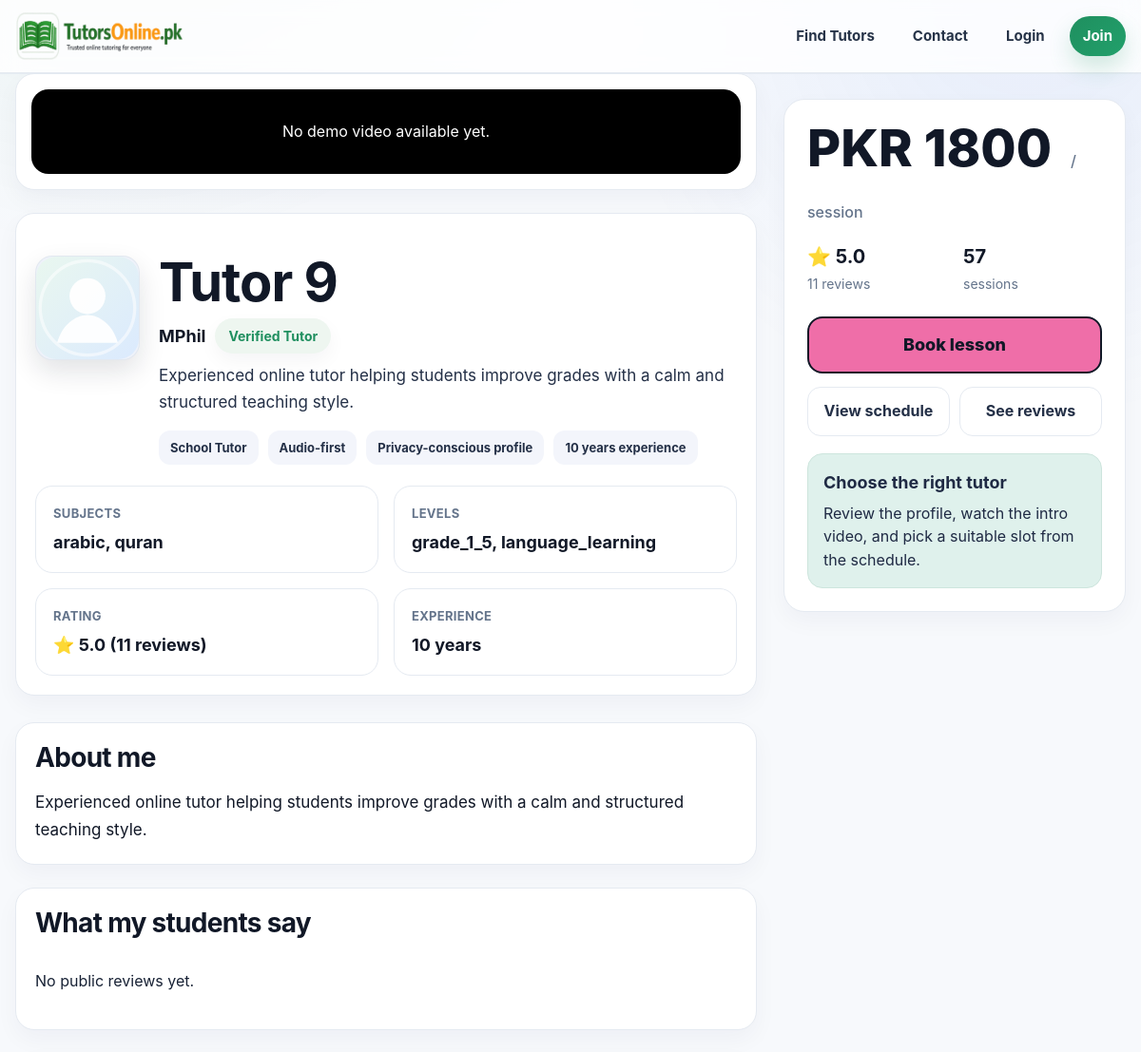
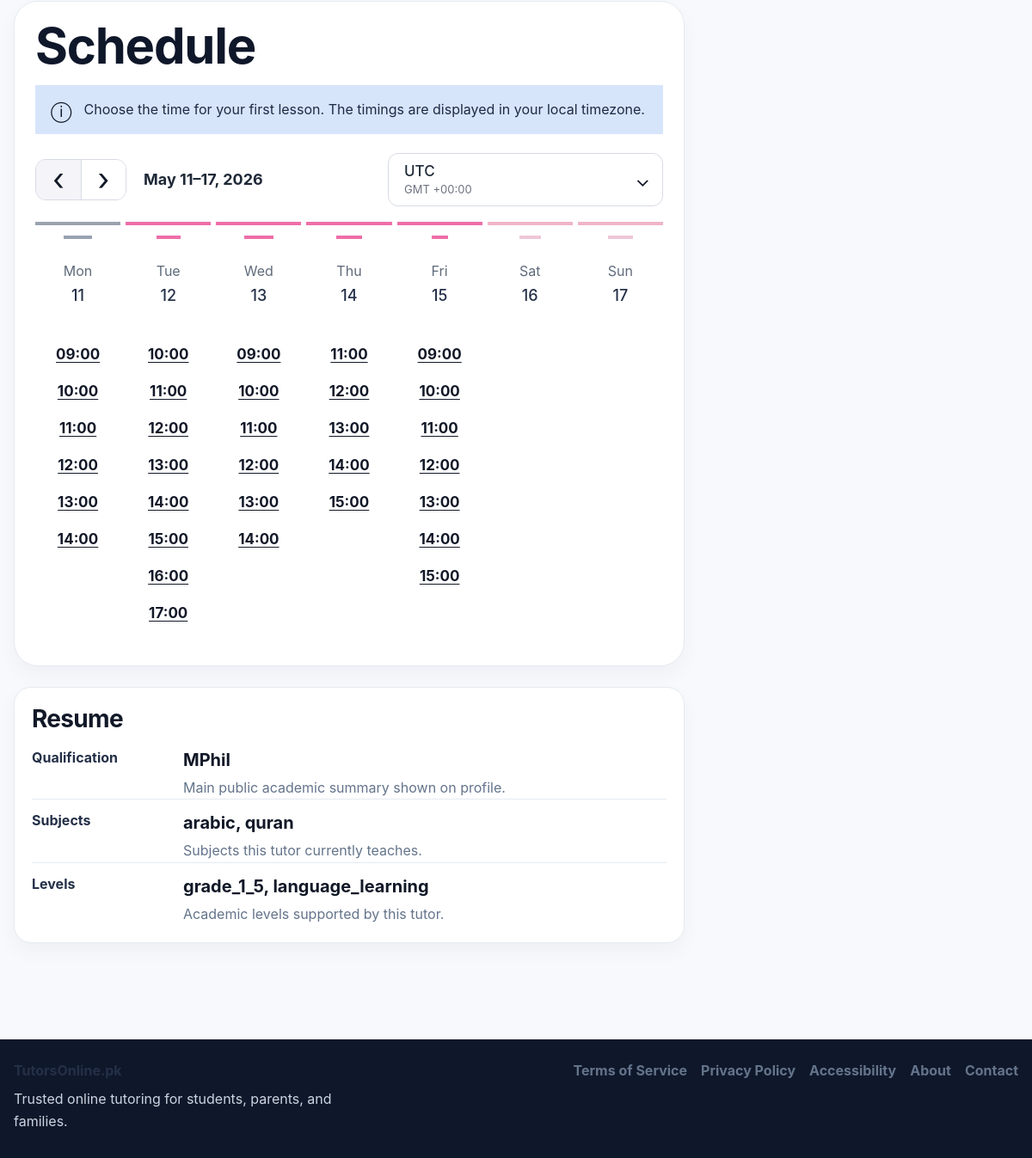
The app's page /tutors/10 with its own data (2 pictures, top to bottom).
### app.py (models this page shows, shortened)
class User(UserMixin, db.Model):
    id = db.Column(db.Integer, primary_key=True)
    email = db.Column(db.String(120), unique=True, nullable=False)
    password_hash = db.Column(db.String(255), nullable=False)
    role = db.Column(db.String(20), nullable=False, default="student")
    full_name = db.Column(db.String(120), nullable=False)
    public_name = db.Column(db.String(120), nullable=False)
    qualification = db.Column(db.String(120), default="")
    subjects = db.Column(db.String(255), default="")
    class_levels = db.Column(db.String(255), default="")
    experience_years = db.Column(db.Integer, default=0)
    bio = db.Column(db.Text, default="")
    degree_title = db.Column(db.String(255), default="")
    degree_major = db.Column(db.String(255), default="")
    degree_institution = db.Column(db.String(255), default="")
    degree_year = db.Column(db.String(50), default="")
    degree_grade = db.Column(db.String(50), default="")
    previous_path_choice = db.Column(db.String(50), default="")
    mphil_title = db.Column(db.String(255), default="")
    mphil_major = db.Column(db.String(255), default="")
    mphil_institution = db.Column(db.String(255), default="")
    mphil_year = db.Column(db.String(50), default="")
    mphil_grade = db.Column(db.String(50), default="")
    mphil_additional_note = db.Column(db.String(255), default="")
    masters_title = db.Column(db.String(255), default="")
    masters_major = db.Column(db.String(255), default="")
    masters_institution = db.Column(db.String(255), default="")
    masters_year = db.Column(db.String(50), default="")
    masters_grade = db.Column(db.String(50), default="")
    masters_additional_note = db.Column(db.String(255), default="")
    bachelor_title = db.Column(db.String(255), default="")
    bachelor_major = db.Column(db.String(255), default="")
    bachelor_institution = db.Column(db.String(255), default="")
    bachelor_year = db.Column(db.String(50), default="")
    bachelor_grade = db.Column(db.String(50), default="")
    bachelor_additional_note = db.Column(db.String(255), default="")
    inter_program = db.Column(db.String(100), default="")
    inter_institution = db.Column(db.String(255), default="")
    inter_grade = db.Column(db.String(50), default="")
    inter_year = db.Column(db.String(50), default="")
    matric_program = db.Column(db.String(100), default="")
    matric_institution = db.Column(db.String(255), default="")
    matric_grade = db.Column(db.String(50), default="")
    matric_year = db.Column(db.String(50), default="")
    gender = db.Column(db.String(50), default="")
    city = db.Column(db.String(120), default="")
    main_subject = db.Column(db.String(120), default="")
    additional_subjects = db.Column(db.String(255), default="")
    student_level = db.Column(db.String(120), default="")
    student_subject_needed = db.Column(db.String(120), default="")
    preferred_tutor_gender = db.Column(db.String(50), default="")
    learning_mode = db.Column(db.String(50), default="")
    teaching_mode = db.Column(db.String(50), default="")
    hourly_rate = db.Column(db.Integer, default=0)
    mobile_number = db.Column(db.String(40), default="")
    cnic_number = db.Column(db.String(40), default="")
    profile_image = db.Column(db.String(255), default="")
    degree_file = db.Column(db.String(255), default="")
    additional_qualification_level = db.Column(db.String(80), default="")
    additional_qualification_title = db.Column(db.String(255), default="")
    additional_qualification_major = db.Column(db.String(255), default="")
    additional_qualification_institution = db.Column(db.String(255), default="")
    additional_qualification_year = db.Column(db.String(50), default="")
    additional_qualification_grade = db.Column(db.String(50), default="")
    additional_qualification_file = db.Column(db.String(255), default="")
    demo_video_url = db.Column(db.String(255), default="")
    demo_video_file = db.Column(db.String(255), default="")
    modest_profile = db.Column(db.Boolean, default=False)
    audio_only = db.Column(db.Boolean, default=False)
    is_active_user = db.Column(db.Boolean, default=True)
    is_verified_tutor = db.Column(db.Boolean, default=False)
    profile_stage = db.Column(db.String(40), default="basic_complete")
    verification_submitted_at = db.Column(db.DateTime)
    approved_at = db.Column(db.DateTime)
    rejected_at = db.Column(db.DateTime)
    admin_review_note = db.Column(db.Text, default="")
    is_public_tutor = db.Column(db.Boolean, default=False)
    tutor_category = db.Column(db.String(80), default="")
    bonus_credits = db.Column(db.Integer, default=0)
    total_earnings_pkr = db.Column(db.Integer, default=0)
    monthly_earnings_pkr = db.Column(db.Integer, default=0)
    sessions_completed = db.Column(db.Integer, default=0)
    rating_avg = db.Column(db.Float, default=0.0)
    rating_count = db.Column(db.Integer, default=0)
    credits_balance = db.Column(db.Integer, default=0)
    pending_payout_pkr = db.Column(db.Integer, default=0)
    payout_method = db.Column(db.String(30), default="bank")
    payout_account_title = db.Column(db.String(120), default="")
    payout_account_number = db.Column(db.String(120), default="")
    payout_iban = db.Column(db.String(64), default="")
    created_at = db.Column(db.DateTime, default=datetime.utcnow)
    bookings_as_student = db.relationship(
        "Booking",
        backref="student",
        lazy=True,
        foreign_keys="Booking.student_id",
    )
    bookings_as_tutor = db.relationship(
        "Booking",
        backref="tutor",
        lazy=True,
        foreign_keys="Booking.tutor_id",
    )

### app.py (the view, shortened to what this page needs)
@app.route("/tutors/<int:tutor_id>", methods=["GET", "POST"])
def tutor_profile(tutor_id):
    if UNDER_CONSTRUCTION:
        return redirect(url_for("index"))
    tutor = User.query.get_or_404(tutor_id)
    if tutor.role != "tutor":
        flash("Tutor not found.", "danger")
        return redirect(url_for("tutors"))
    completed_bookings = []
    if current_user.is_authenticated and current_user.role == "student":
        completed_bookings = Booking.query.filter_by(
            student_id=current_user.id,
            tutor_id=tutor.id,
            status="completed",
        ).all()
    youtube_embed = get_youtube_embed(tutor.demo_video_url)
    schedule_ctx = get_tutor_schedule_context(tutor)
    context = dict(
    tutor=tutor,
    completed_bookings=completed_bookings,
    youtube_embed=youtube_embed,
    **schedule_ctx,
    )
    if is_htmx_like_request() and request.args.get("fragment") == "schedule":
        return render_template("partials/tutor_schedule_section.html", **context)
    return render_template("tutor_profile.html", **context)

### templates/tutor_profile.html (shortened to what this page needs)
{% extends 'base.html' %}
{% block content %}
<section class="preply-page">
  <main class="preply-main">
    <section class="preply-card hero-video-card">
      <div class="hero-video-shell">
        {% if youtube_embed %}
          <iframe
            src="{{ youtube_embed }}"
            allowfullscreen>
          </iframe>
        {% elif tutor.demo_video_url %}
          <div style="padding:32px; text-align:center;">
            <a class="btn btn-light" href="{{ tutor.demo_video_url }}" target="_blank" rel="noopener">
              Open Demo Video
            </a>
          </div>
        {% else %}
          <div style="padding:32px; text-align:center; color:#fff;">
            No demo video available yet.
          </div>
        {% endif %}
      </div>
    </section>
    <section class="preply-card" style="margin-top:24px;">
      <div class="tutor-top-summary">
        <img class="tutor-mini-photo" src="{{ image_url(tutor.profile_image) }}" data-fallback="{{ url_for('static', filename='images/default-avatar.svg') }}" alt="{{ tutor.public_name }}">
        <div>
          <h1 class="tutor-name">{{ tutor.public_name }}</h1>
          <div class="tutor-subline">
            <strong>{{ tutor.qualification or 'Qualified tutor' }}</strong>
            {% if tutor.is_verified_tutor %}
              <span class="verified-pill">Verified Tutor</span>
            {% endif %}
          </div>
          <p class="tutor-headline">
            {{ tutor.bio or 'Qualified online tutor available through TutorsOnline.pk.' }}
          </p>
          <div class="highlights-row">
            {% if tutor.tutor_category %}<span class="highlight-chip">{{ tutor.tutor_category }}</span>{% endif %}
            {% if tutor.audio_only %}<span class="highlight-chip">Audio-first</span>{% endif %}
            {% if tutor.modest_profile %}<span class="highlight-chip">Privacy-conscious profile</span>{% endif %}
            <span class="highlight-chip">{{ tutor.experience_years or 0 }} years experience</span>
          </div>
        </div>
      </div>
      <div class="info-grid">
        <div class="info-item">
          <span class="label">Subjects</span>
          <strong>{{ tutor.subjects or 'Not added yet' }}</strong>
        </div>
        <div class="info-item">
          <span class="label">Levels</span>
          <strong>{{ tutor.class_levels or 'Not added yet' }}</strong>
        </div>
        <div class="info-item">
          <span class="label">Rating</span>
          <strong>⭐ {{ '%.1f'|format(tutor.rating_avg) }}{% if tutor.rating_count %} ({{ tutor.rating_count }} reviews){% endif %}</strong>
        </div>
        <div class="info-item">
          <span class="label">Experience</span>
          <strong>{{ tutor.experience_years or 0 }} years</strong>
        </div>
      </div>
    </section>
    <div class="section-stack">
      <section class="preply-card about-card" id="about">
        <h2>About me</h2>
        <div class="about-copy">
          {{ tutor.bio or 'This tutor has not added a detailed introduction yet.' }}
        </div>
      </section>
      <section class="preply-card review-card" id="reviews">
        <h2>What my students say</h2>
        <div class="review-grid">
          {% for item in tutor.feedback_received[:6] %}
            <div class="review-tile">
              <strong>{{ item.student.public_name }}</strong>
              <div class="review-date">{{ item.created_at.strftime('%d %b %Y') if item.created_at else '' }}</div>
              <div style="margin-bottom:10px;">⭐ {{ item.rating }}/5</div>
              <p>{{ item.comment or 'Positive learning experience.' }}</p>
            </div>
          {% else %}
            <p>No public reviews yet.</p>
          {% endfor %}
        </div>
      </section>
    <div id="schedule-container">
    {% include 'partials/tutor_schedule_section.html' %}
    </div>
      <section class="preply-card resume-card" id="resume">
        <h2>Resume</h2>
        <div class="resume-row">
          <div class="resume-year">Qualification</div>
          <div class="resume-detail">
            <strong>{{ tutor.qualification or 'Not added yet' }}</strong>
            <p>Main public academic summary shown on profile.</p>
          </div>
        </div>
        <div class="resume-row">
          <div class="resume-year">Subjects</div>
          <div class="resume-detail">
            <strong>{{ tutor.subjects or 'Not added yet' }}</strong>
            <p>Subjects this tutor currently teaches.</p>
          </div>
        </div>
        <div class="resume-row">
          <div class="resume-year">Levels</div>
          <div class="resume-detail">
            <strong>{{ tutor.class_levels or 'Not added yet' }}</strong>
            <p>Academic levels supported by this tutor.</p>
          </div>
        </div>
      </section>
    </div>
  </main>
  <aside class="preply-aside">
    <section class="preply-card booking-card">
      <div class="booking-price">
        {% if tutor.hourly_rate and tutor.hourly_rate > 0 %}
          PKR {{ tutor.hourly_rate }}
          <small>/ session</small>
        {% else %}
          Book now
          <small>session booking</small>
        {% endif %}
      </div>
      <div class="booking-metrics">
        <div class="booking-metric">
          <strong>⭐ {{ '%.1f'|format(tutor.rating_avg or 0) }}</strong>
          <span>{{ tutor.rating_count or 0 }} reviews</span>
        </div>
        <div class="booking-metric">
          <strong>{{ tutor.sessions_completed or 0 }}</strong>
          <span>sessions</span>
        </div>
      </div>
      <a class="primary-cta" href="#schedule">
        Book lesson
      </a>
      <div class="booking-secondary">
        <a href="#schedule">View schedule</a>
        <a href="#reviews">See reviews</a>
      </div>
      <div class="booking-note">
        <strong>Choose the right tutor</strong>
        Review the profile, watch the intro video, and pick a suitable slot from the schedule.
      </div>
    </section>
  </aside>
</section>
{% endblock %}

### records on screen
User: public_name "Tutor 9", qualification "MPhil", bio "Experienced online tutor helping students improve grades with a calm and structured teaching style.", tutor_category "School Tutor", experience_years "10", subjects "arabic, quran", class_levels "grade_1_5, language_learning", rating_avg "5.0", rating_count "11", hourly_rate "1800", sessions_completed "57"

### other values on screen
{{ schedule_range_label }} "May 11–17, 2026"
{{ day.day_name }} "Mon" "Tue" "Wed" "Thu" "Fri" "Sat" "Sun"
{{ day.day_number }} "11" "12" "13" "14" "15" "16" "17"
{{ slot.start }} "09:00" "10:00" "11:00" "12:00" "13:00" "14:00" "10:00" "11:00" "12:00" "13:00" "14:00" "15:00" "16:00" "17:00" "09:00" "10:00" "11:00" "12:00" "13:00" "14:00" "11:00" "12:00" "13:00" "14:00" "15:00" "09:00" "10:00" "11:00" "12:00" "13:00" "14:00" "15:00"
